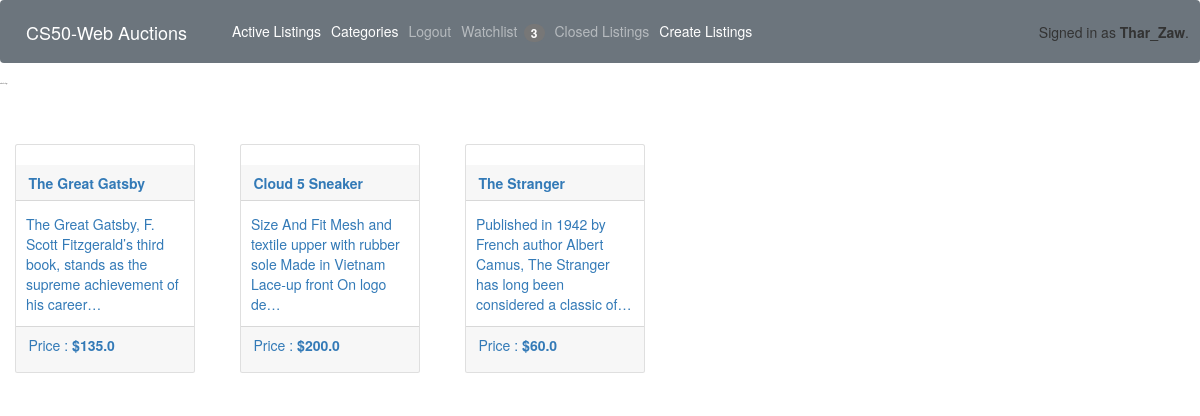
/watchlists/ (signed in), run on the app's committed database.
### auctions/models.py (models this page shows, shortened)
class User(AbstractUser):
    pass

class Listing(models.Model):
    title = models.CharField(max_length=64)
    description = models.TextField()
    image = models.URLField()
    price = models.FloatField()
    active = models.BooleanField(default=True)
    owner = models.ForeignKey(User, on_delete=models.CASCADE)
    category = models.ForeignKey(Category,blank=True, on_delete=models.CASCADE, null=True)
    watchlist = models.ManyToManyField(User, blank=True, null=True, related_name="watchlists")
    bidder = models.ForeignKey(Bid,on_delete=models.CASCADE, blank=True, null=True)
    comments = models.ManyToManyField(Comment, blank=True,related_name="listing_comments")

### auctions/views.py (the view)
# urls.py: path('watchlists/', views.watchlists, name="watchlists"),
@login_required
def watchlists(reqeust):
    watchlists = reqeust.user.watchlists.all()
    return render(reqeust, "auctions/watchlists.html", {
        "watchlists" : watchlists
    })

### auctions/templates/auctions/watchlists.html (shortened to what this page needs)
{% extends "auctions/layout.html" %}
{% block body %}
    <h2 class="mb-5">Watchlist Listings</h2>
    <div class="row ">
        {% for listing in watchlists %}
            <div class="card ml-5 mr-4 mb-4 mt-5" style="width: 18rem;">
                <a href="{% url 'listing' listing.id %}">
                    <div class="card-header">
                        <strong class="card-title">{{ listing.title }}</strong>
                    </div>
                    <div class="card-body px-3">
                    <p class="card-text">{{ listing.description|truncatechars:100 }}</p>
                    </div>
                    <div class="card-footer">
                        <p>Price : <strong>${{ listing.price }}</strong></p>
                    </div>
                </a>
            </div>
    {% endfor %}
    </div>
{% endblock %}

### auctions/templates/auctions/layout.html (shortened to what this page needs)
{% load static %}
{% load bootstrap3 %}
<!DOCTYPE html>
<html lang="en">
    <head>
        <link rel="stylesheet" href="https://stackpath.bootstrapcdn.com/bootstrap/4.5.2/css/bootstrap.min.css">
        <link href="{% static 'auctions/styles.css' %}" rel="stylesheet" >
        {% bootstrap_css %}
    </head>
    <body>
        <nav class="navbar navbar-expand-lg navbar-dark bg-secondary">
            <a class="navbar-brand" href="{% url 'index' %}">CS50-Web Auctions</a>
            <div class="collapse navbar-collapse" id="navbarSupportedContent">
              <ul class="navbar-nav mr-auto">
                <li class="nav-item active">
                  <a class="nav-link" href="{% url 'index' %}">Active Listings <span class="sr-only">(current)</span></a>
                </li>
                <li class="nav-item active">
                    <a class="nav-link" href="{% url 'categories' %}">Categories <span class="sr-only">(current)</span></a>
                </li>
                {% if user.is_authenticated %}
                    <li class="nav-item">
                        <a class="nav-link" href="{% url 'logout' %}">Logout</a>
                    </li>
                    <li class="nav-item">
                        <a class="nav-link" href="{% url 'watchlists' %}">
                            Watchlist
                            <span class="badge badge-secondary ml-1">{{ user.watchlists.all.count }}</span>
                        </a>
                    </li>
                    <li class="nav-item">
                        <a class="nav-link" href="{% url 'closed-listings' %}">
                            Closed Listings
                        </a>
                    </li>
                    <li class="nav-item active">
                        <a class="nav-link" href="{% url 'create-listing' %}">Create Listings <span class="sr-only">(current)</span></a>
                    </li>
                {% endif %}
              </ul>
            </div>
            <div>
                {% if user.is_authenticated %}
                    Signed in as <strong>{{ user.username }}</strong>.
                {% else %}
                    Not signed in.
                {% endif %}
            </div>
          </nav>
        {% block body %}
        {% endblock %}
    </body>
</html>

### data on the page
User: watchlists.all.count "3", username "Thar_Zaw"
Listing: title "The Great Gatsby", description "The Great Gatsby, F. Scott Fitzgerald’s third book, stands as the supreme achievement of his career…", price "135.0"
Listing: title "Cloud 5 Sneaker", description "Size And Fit Mesh and textile upper with rubber sole Made in Vietnam Lace-up front On logo de…", price "200.0"
Listing: title "The Stranger", description "Published in 1942 by French author Albert Camus, The Stranger has long been considered a classic of…", price "60.0"
